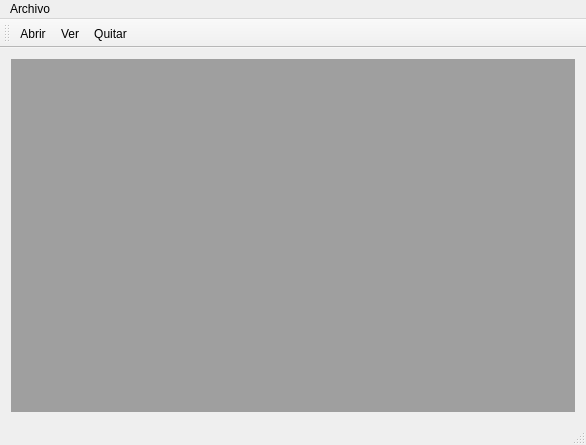
<?xml version="1.0" encoding="UTF-8"?>
<ui version="4.0">
 <class>MainWindow</class>
 <widget class="QMainWindow" name="MainWindow">
  <property name="geometry">
   <rect>
    <x>0</x>
    <y>0</y>
    <width>586</width>
    <height>445</height>
   </rect>
  </property>
  <property name="windowTitle">
   <string>MainWindow</string>
  </property>
  <widget class="QWidget" name="centralWidget">
   <layout class="QGridLayout" name="gridLayout">
    <item row="0" column="0">
     <widget class="QMdiArea" name="mdiArea"/>
    </item>
   </layout>
  </widget>
  <widget class="QMenuBar" name="menuBar">
   <property name="geometry">
    <rect>
     <x>0</x>
     <y>0</y>
     <width>586</width>
     <height>21</height>
    </rect>
   </property>
   <widget class="QMenu" name="menuArchivo">
    <property name="title">
     <string>Archivo</string>
    </property>
    <addaction name="actionAbrir"/>
    <addaction name="actionVer"/>
    <addaction name="separator"/>
    <addaction name="actionQuitar"/>
   </widget>
   <addaction name="menuArchivo"/>
  </widget>
  <widget class="QToolBar" name="mainToolBar">
   <attribute name="toolBarArea">
    <enum>TopToolBarArea</enum>
   </attribute>
   <attribute name="toolBarBreak">
    <bool>false</bool>
   </attribute>
   <addaction name="actionAbrir"/>
   <addaction name="actionVer"/>
   <addaction name="actionQuitar"/>
  </widget>
  <widget class="QStatusBar" name="statusBar"/>
  <action name="actionAbrir">
   <property name="text">
    <string>Abrir</string>
   </property>
  </action>
  <action name="actionVer">
   <property name="text">
    <string>Ver</string>
   </property>
  </action>
  <action name="actionQuitar">
   <property name="text">
    <string>Quitar</string>
   </property>
  </action>
 </widget>
 <layoutdefault spacing="6" margin="11"/>
 <resources/>
 <connections/>
</ui>
